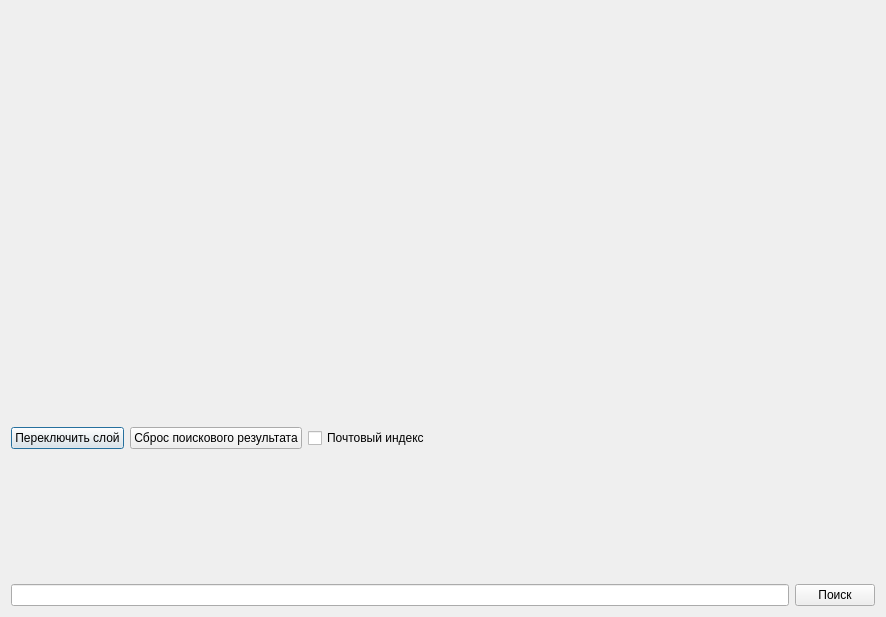
<?xml version="1.0" encoding="UTF-8"?>
<ui version="4.0">
 <class>Dialog</class>
 <widget class="QDialog" name="Dialog">
  <property name="geometry">
   <rect>
    <x>0</x>
    <y>0</y>
    <width>886</width>
    <height>617</height>
   </rect>
  </property>
  <property name="windowTitle">
   <string>Dialog</string>
  </property>
  <property name="styleSheet">
   <string notr="true"/>
  </property>
  <layout class="QVBoxLayout" name="verticalLayout_2">
   <item>
    <layout class="QVBoxLayout" name="verticalLayout">
     <item>
      <widget class="QLabel" name="img">
       <property name="focusPolicy">
        <enum>Qt::StrongFocus</enum>
       </property>
       <property name="text">
        <string/>
       </property>
      </widget>
     </item>
     <item>
      <layout class="QHBoxLayout" name="horizontalLayout_2">
       <item>
        <widget class="QPushButton" name="pushButton">
         <property name="text">
          <string>Переключить слой</string>
         </property>
        </widget>
       </item>
       <item>
        <widget class="QPushButton" name="reset">
         <property name="text">
          <string>Сброс поискового результата</string>
         </property>
        </widget>
       </item>
       <item>
        <widget class="QCheckBox" name="checkBox">
         <property name="text">
          <string>Почтовый индекс</string>
         </property>
        </widget>
       </item>
       <item>
        <widget class="QLabel" name="adress">
         <property name="text">
          <string/>
         </property>
        </widget>
       </item>
       <item>
        <spacer name="horizontalSpacer">
         <property name="orientation">
          <enum>Qt::Horizontal</enum>
         </property>
         <property name="sizeHint" stdset="0">
          <size>
           <width>40</width>
           <height>20</height>
          </size>
         </property>
        </spacer>
       </item>
      </layout>
     </item>
     <item>
      <layout class="QHBoxLayout" name="horizontalLayout">
       <item>
        <widget class="QLineEdit" name="lineEdit">
         <property name="focusPolicy">
          <enum>Qt::ClickFocus</enum>
         </property>
        </widget>
       </item>
       <item>
        <widget class="QPushButton" name="search">
         <property name="text">
          <string>Поиск</string>
         </property>
        </widget>
       </item>
      </layout>
     </item>
    </layout>
   </item>
  </layout>
 </widget>
 <resources/>
 <connections/>
</ui>
